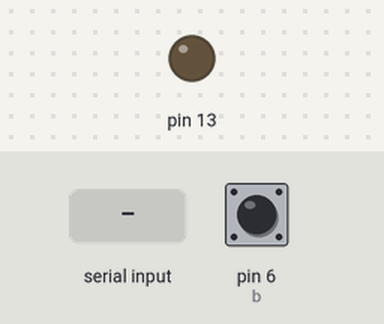
Recording of a sketch running on a simulated Arduino Uno, built with avr-gcc and run on an emulated ATmega328P. Parts: output pins drawn as LEDs (lit = HIGH). Dashed ring = blinking. Inputs (shaded band) come from the test bench; at power-on: pin 6 (b) HIGH. The modem accepts every AT command (registered, SIM ready, sends succeed) and sends nothing else; what the sketch prints to the serial monitor is not drawn.

Above: at 1.2 s.
1.3 s: "1" received over the second serial link
At 1.36 s:
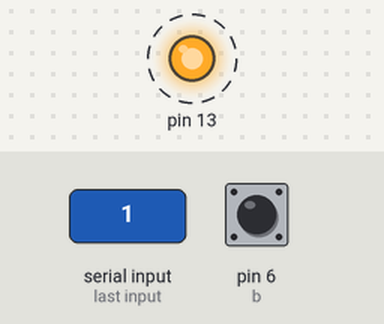
3.1 s: pin 6 (b) pulled LOW for 0.15 s
At 6.3 s:
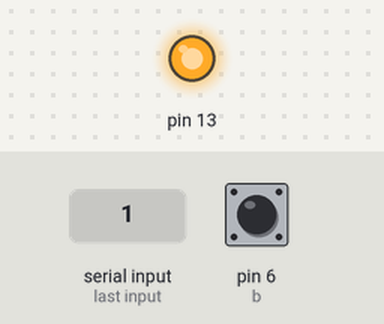
7.7 s: "0" received over the second serial link
At 8.4 s:
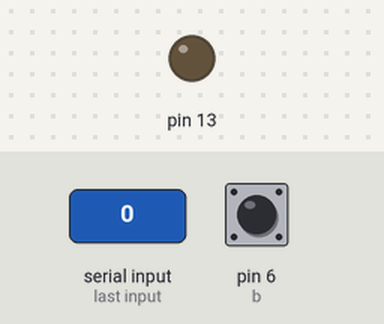
Timing chart, 0 to 10.5 s (numbered marks = the images above; inputs shaded):
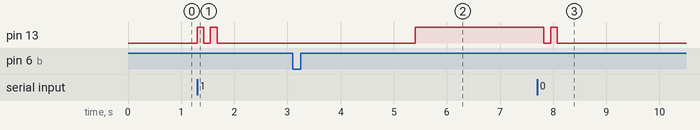

Measured:
- after the input at 1.3 s, pin 13: alternates HIGH for 0.13 s and LOW for 0.13 s, 4 changes in all, then stays LOW, starting at once
- after the input at 3.1 s, pin 13: LOW → HIGH after 2.3 s
- after the input at 7.7 s, pin 13: HIGH → LOW after 0.13 s, → HIGH 0.13 s later, → LOW 0.13 s later

The sketch:

Arduino-Code.ino
```cpp
#include <SoftwareSerial.h>

SoftwareSerial SIM7670Serial(2, 3);      // RX, TX for GSM module
SoftwareSerial Bluetooth_Serial(9, 10);   // RX, TX for Bluetooth module

char Incoming_value = 0;
int b = 6;
int bval;
int state;

void setup()
  {
    pinMode(b, INPUT);
    digitalWrite(b, HIGH);
    Serial.begin(115200);  // Start hardware serial for debugging
    SIM7670Serial.begin(115200);  // Start software serial for GSM module at 115200 baud rate
    Bluetooth_Serial.begin(9600);  // Start software serial for Bluetooth module
    pinMode(13, OUTPUT);
  }

void sendATCommand(SoftwareSerial &serial, const char* cmd, const char* expectedResponse, unsigned long timeout)
  {
    serial.println(cmd);
    String response = "";
    unsigned long startTime = millis();
    bool responseOK = false;

    while (millis() - startTime < timeout)
      {
        while (serial.available() > 0)
          {
            char c = serial.read();
            response += c;
          }
        if (response.indexOf(expectedResponse) != -1)
          {
            responseOK = true;
            break; // found it
          }
      }
    Serial.println(response);

    if (responseOK)
      Serial.println("Response OK");
    else
      Serial.println("Timeout without expected Response");
  }

void sendSMS(const char* number, const char* message)
  {
    String cmd = "AT+CMGS=\"";
    cmd += number;
    cmd += "\"\r\n";
    SIM7670Serial.print(cmd);
    delay(100);
    SIM7670Serial.println(message);
    delay(100);
    SIM7670Serial.write(0x1A); // send ctrl-z
    delay(100);
  }

void loop()
  {
    bval = digitalRead(b);
    Serial.println(bval);

    if (state == 0 && bval == 0)
      {
        // If button is pressed and state is 0, send SMS and make a call using the GSM module
        sendSMS("+919840473695", "THEFT ALERT!");
        // Make a call
        SIM7670Serial.println("ATD +919840473695;"); // Replace +123456789 with the desired phone number
        delay(1000);
        if (SIM7670Serial.available())
          {
            String response = SIM7670Serial.readString();
            Serial.println(response);
            // Check if the response indicates a call has been connected
            if (response.indexOf("CONNECT") != -1)
              {
                // Call connected
                Serial.println("Call Connected");
                // Add code here to perform actions during the call
              }
          }
        // Set digital pin 13 to HIGH
        digitalWrite(13, HIGH);
      }
      else if(state == 1 && bval == 0)
        {
          // Set digital pin 13 to LOW
          digitalWrite(13, LOW);
        }

      // Handle incoming data from Bluetooth
      if (Bluetooth_Serial.available() > 0)
        {
          Incoming_value = Bluetooth_Serial.read();
          Serial.print("Bluetooth Input: ");
          Serial.println(Incoming_value);
          // Add code to handle Bluetooth input
          if (Incoming_value == '1')
            {
              digitalWrite(13, HIGH);
              delay(125);
              digitalWrite(13, LOW);
              delay(125);
              digitalWrite(13, HIGH);
              delay(125);
              digitalWrite(13, LOW);
              state = 0;
            }
          else if (Incoming_value == '0')
            {
              digitalWrite(13, HIGH);
              delay(125);
              digitalWrite(13, LOW);
              delay(125);
              digitalWrite(13, HIGH);
              delay(125);
              digitalWrite(13, LOW);
              state = 1;
            }
        }
  }
```
